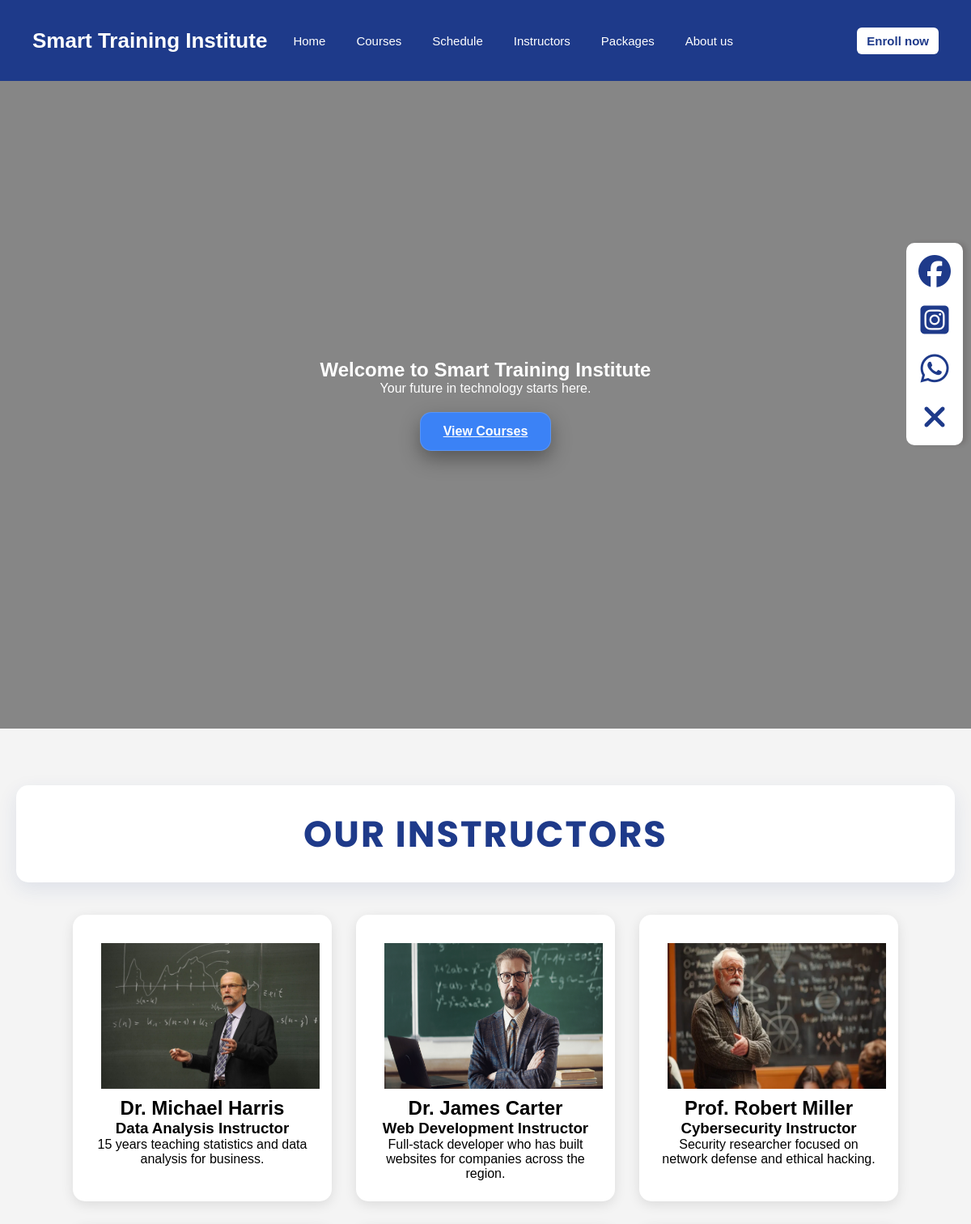
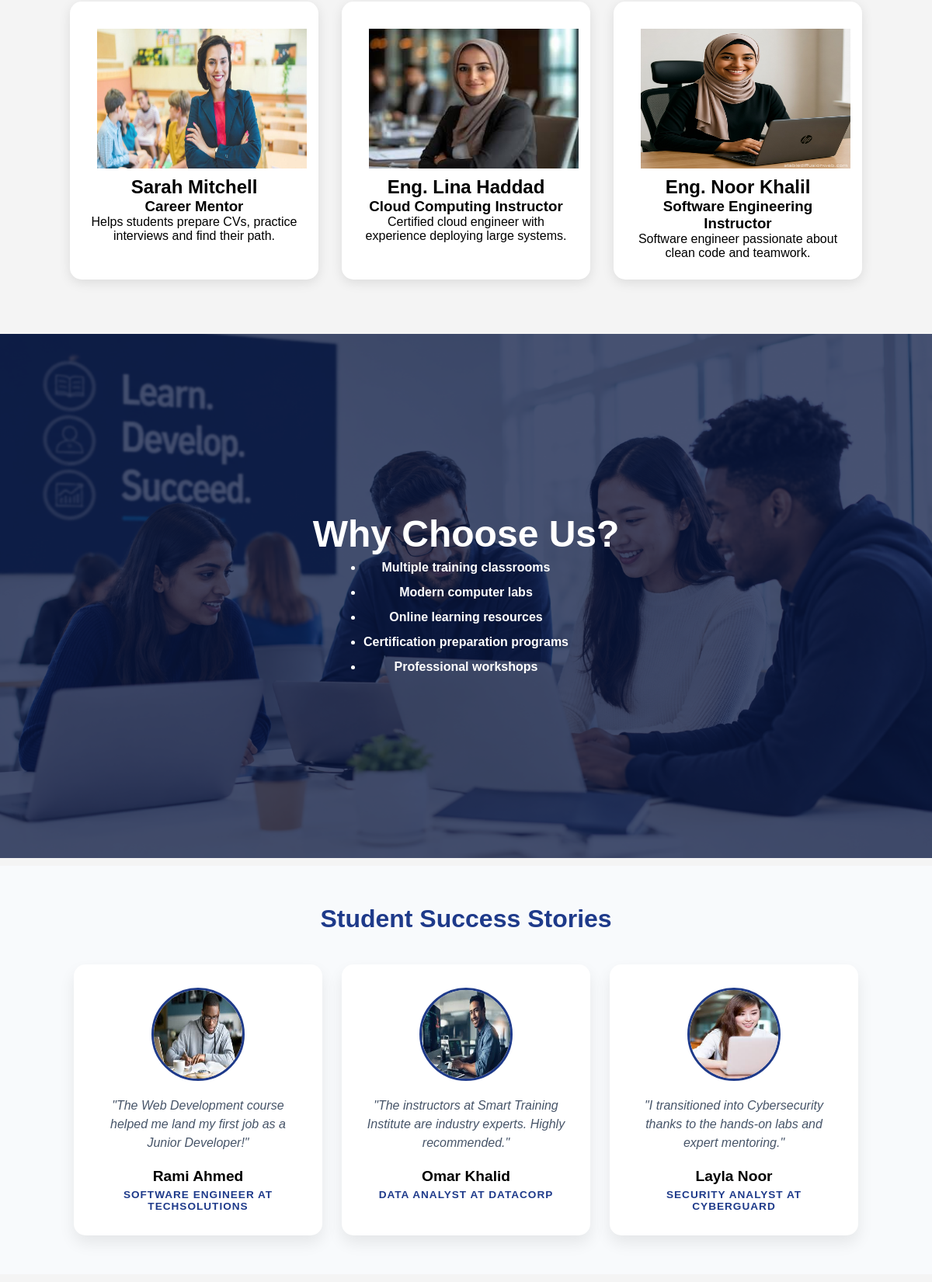
Page /Php/index.php on the committed database (2 pictures, top to bottom).
### tables this page shows
CREATE TABLE IF NOT EXISTS instructors (
    id INT AUTO_INCREMENT PRIMARY KEY,
    name VARCHAR(100) NOT NULL,
    role VARCHAR(100),
    details TEXT,
    image VARCHAR(255)
);

### Php/instructors.php (the view, shortened to what this page needs)
<?php
include "connect.php";
?>
<!DOCTYPE html>
<html lang="en">
<head>
    <link rel="stylesheet" href="../css/style.css">
<body></head>
        <div id="instructor-page">
 <h1 class='page-title'>Our instructors</h1>
    <div id="instructor-container">
    <?php
    $sql = "SELECT * FROM instructors";
    $result = mysqli_query($connect, $sql);
    $allinstructors = mysqli_fetch_all($result, MYSQLI_ASSOC);
    foreach ($allinstructors as $instructor) {
        $name = $instructor['name'];
        $role = $instructor['role'];
        $details = $instructor['details'];
$img=$instructor['image'];
        echo "
    <div class='instructor-card'>
<div class='card-img'><img src='$img' alt='instructor-img'></div>
    <h2>$name</h2>
    <h3>$role</h3>
<p>$details</p>
</div>
    ";
    }
    ?>
</div>
</div>
</body>
</html>

### Php/index.php (shortened to what this page needs)
<!DOCTYPE html>
<html lang="en">
<head>
        <link href="https://cdnjs.cloudflare.com/ajax/libs/font-awesome/6.6.0/css/all.min.css" rel="stylesheet" type="text/css">
    <link rel="stylesheet" href="../css/style.css">
</head>
<body>
    <section class="hero_video">
<video src="../assets/video.mp4" autoplay muted loop ></video>
    <div class="hero_text">
        <h1>Welcome to Smart Training Institute</h1>
        <p>Your future in technology starts here.</p>
        <div class="course-btn-container">
    <a href="courses.php" class="course-btn" >View Courses</a>
</div>
    </div>
</section>
    <section id="navigation">
    <?php include "navbar.php" ?>
    </section>
   <section id="instructor">
        <?php include "instructors.php" ?>
    <section id="why_choose_us">
    <div id="hero_img">
    <img src="../assets/teamwork.png" alt="Our Team at Work">
    <div class="content-overlay">
        <h2>Why Choose Us?</h2>
        <ul class="features-list">
            <li>Multiple training classrooms</li>
            <li>Modern computer labs</li>
            <li>Online learning resources</li>
            <li>Certification preparation programs</li>
            <li>Professional workshops</li>
        </ul>
    </div>
</div>
</section>
    <section id="social media">
<div id="social">
<a class="app" href="https://www.facebook.com/reg/?entry_point=aymh&next="><i class="fa-brands fa-facebook"></i></a>
<a class="app" href="https://www.instagram.com/accounts/emailsignup/"><i class="fa-brands fa-square-instagram"></i></a>
<a class="app" href="https://web.whatsapp.com/"><i class="fa-brands fa-whatsapp"></i></a>
<i class="fa-solid fa-xmark" id="close-btn" onclick="Social()"></i>
</div>
</section>
<section class="testimonials">
    <h2>Student Success Stories</h2>
    <div class="testimonial-container">
        <div class="testimonial-card">
            <img src="../assets/student1.jpg" alt="Student photo" class="student-photo">
            <p class="quote">"The Web Development course helped me land my first job as a Junior Developer!"</p>
            <h3 class="name">Rami Ahmed</h3>
            <p class="title">Software Engineer at TechSolutions</p>
        </div>
        <div class="testimonial-card">
            <img src="../assets/student2.jpg" alt="Student photo" class="student-photo">
            <p class="quote">"The instructors at Smart Training Institute are industry experts. Highly recommended."</p>
            <h3 class="name">Omar Khalid</h3>
            <p class="title">Data Analyst at DataCorp</p>
        </div>
                <div class="testimonial-card">
            <img src="../assets/student3.jpg" alt="Student photo" class="student-photo">
            <p class="quote">"I transitioned into Cybersecurity thanks to the hands-on labs and expert mentoring."</p>
            <h3 class="name">Layla Noor</h3>
            <p class="title">Security Analyst at CyberGuard</p>
        </div>
    </div>
</section>
</body>
</html>

### Php/navbar.php (shortened to what this page needs)
<!DOCTYPE html>
<html lang="en">
<head>
        <link rel="stylesheet" href="../css/style.css">
<script src="../Javascript/script.js"></script></head>
</head>
<body>
      <div class="navbar">
            <div class="logo">Smart Training Institute</div>
            <div class="navbar-left">
                <a href="index.php" class="navlink">Home</a>
                <a href="courses.php" class="navlink">Courses</a>
                <a href="courseschedule.php" class="navlink">Schedule</a>
                <a href="index.php#instructor" class="navlink">Instructors</a>
                <a href="packages.php" class="navlink">Packages</a>
                <a href="about.php" class="navlink">About us</a>
            </div>
          <div class="navbar-right">
    <?php
    if (isset($_SESSION['student'])) {
        echo '
        <a href="cart.php" class="navlink" id=shopping_cart ><span class="material-symbols-outlined">
shopping_cart
</span></a>
    <a href="signout.php" class="navlink" id="sign_out">sign out</a> ';
    } else {
        echo '
    <a href="signin.php" class="navlink" id=sign_in>Enroll now</a>
    ';
    }
    ?>
   </div>  </div>
</body>
</html>

### css/style.css (style rules this page uses)
* { margin: 0; padding: 0; box-sizing: border-box; }
:root { --blue: #1e3a8a; --white: #ffffff; --light: #f4f4f4; --lightblue: #f8fafc; }
body { font-family: Arial, sans-serif; background-color: var(--light); padding-top: 100px; }
.navbar { position: fixed; top: 0; left: 0; width: 100%; height: 100px; background-color: var(--blue); display: flex; align-items: center; padding: 0 40px; z-index: 1000; }
.navbar-left { flex: 1; display: flex; align-items: center; gap: 14px; }
.navbar-right { flex: 1; display: flex; justify-content: flex-end; align-items: center; gap: 10px; color: var(--white); font-size: 15px; font-weight: bold; }
.logo { color: var(--white); font-size: 26px; font-weight: bold; margin-right: 20px; }
.navlink { text-decoration: none; color: var(--white); width: max-content; padding: 8px 12px; border-radius: 6px; font-size: 15px; }
.navlink#sign_in { background-color: white; color: var(--blue); font-weight: bold; }
.card-img { width: 100%; height: 180px; }
.card-img img { width: 100%; height: 100%; }
#instructor-page { margin:20px auto; text-align: center; padding: 50px 20px; background-color: var(--light); }
#instructor-container { display: flex; flex-wrap: wrap; justify-content: center; gap: 30px; }
.instructor-card { width: 320px; background: white; border-radius: 15px; padding: 25px; text-align: center; box-shadow: 0 4px 15px rgba(0,0,0,0.1); gap: 20px; }
.instructor-card .card-img { width: 100%; display: flex; justify-content: center; margin:10px ; border-radius: 10px; }
.page-title { font-family: "Poppins", sans-serif; display: flex; justify-content: center; align-items: center; width: 100%; min-height: 120px; margin-bottom: 40px; color: #1e3a8a; font-size: 2.8rem; font-weight: 700; letter-spacing: 2px; text-transform: uppercase; border-radius: 15px; box-shadow: 0 8px 25px rgba(30, 58, 138, 0.1); background-color: white; position: relative; overflow: hidden; }
#social { position: fixed; top: 300px; right: 10px; display: flex; height: 250px; flex-direction: column; justify-content: space-between; align-items: center; gap: 10px; padding: 15px; background-color: var(--white); border-radius: 10px; box-shadow: 5px 0 5px rgba(68, 58, 58, 0.2); z-index: 1000; }
#social i { font-size: 40px; color: var(--blue); }
#social .app { text-decoration: none; }
.hero_video { position: relative; width: 100%; height: 100vh; overflow: hidden; }
.hero_video video { position: absolute; top: 0; left: 0; width: auto; height: auto; min-width: 100%; min-height: 100%; }
.hero_text { position: absolute; top: 0; left: 0; width: 100%; height: 100%; display: flex; flex-direction: column; justify-content: center; align-items: center; background: rgba(0, 0, 0, 0.45); color: white; z-index: 100; }
#hero_img { position: relative; width: 100%; min-width: 1000px; margin: 0 auto; overflow: hidden; }
#hero_img img { width: 100%; display: block; height: auto; }
.content-overlay { position: absolute; top: 0; left: 0; width: 100%; height: 100%; display: flex; flex-direction: column; justify-content: center; align-items: center; background: rgba(9, 24, 66, 0.747); color: white; text-align: left; }
.content-overlay { text-align: center; font-weight: bold; font-size: 2rem; }
.features-list { font-size: 1rem; line-height: 2; }
.testimonials { background: #f8fafc; text-align: center; margin:10px auto; box-sizing: border-box; padding: 50px 0; }
.testimonials h2 { font-size: 2rem; color: #1e3a8a; margin-bottom: 40px; }
.testimonial-container { display: flex; justify-content: center; gap: 25px; flex-wrap: wrap; width: 100%; margin: 0 auto; }
.testimonial-card { background: white; padding: 30px; border-radius: 15px; width: 320px; box-shadow: 0 10px 20px rgba(0,0,0,0.08); display: flex; flex-direction: column; align-items: center; }
.student-photo { width: 120px; height: 120px; border-radius: 50%; margin-bottom: 20px; border: 3px solid var(--blue); }
.quote { font-style: italic; color: #475569; margin-bottom: 20px; font-size: 1rem; line-height: 1.5; }
.name { font-size: 1.2rem; color: #000; margin-bottom: 5px; }
.title { font-size: 0.85rem; color: #1e3a8a; font-weight: 600; text-transform: uppercase; letter-spacing: 1px; }
.course-btn { display: inline-flex; align-items: center; justify-content: center; margin-top: 20px; padding: 14px 28px; font-weight: 600; font-size: 1rem; color: #fff; background: #3b82f6; border-radius: 14px; border: 1px solid rgba(255, 255, 255, 0.15); box-shadow: 0 10px 25px rgba(0, 0, 0, 0.35); }

### rows in the picture
instructors: image (picture), name "Dr. Michael Harris", role "Data Analysis Instructor", details "15 years teaching statistics and data analysis for business."
instructors: image (picture), name "Dr. James Carter", role "Web Development Instructor", details "Full-stack developer who has built websites for companies across the region."
instructors: image (picture), name "Prof. Robert Miller", role "Cybersecurity Instructor", details "Security researcher focused on network defense and ethical hacking."
instructors: image (picture), name "Sarah Mitchell", role "Career Mentor", details "Helps students prepare CVs, practice interviews and find their path."
instructors: image (picture), name "Eng. Lina Haddad", role "Cloud Computing Instructor", details "Certified cloud engineer with experience deploying large systems."
instructors: image (picture), name "Eng. Noor Khalil", role "Software Engineering Instructor", details "Software engineer passionate about clean code and teamwork."
